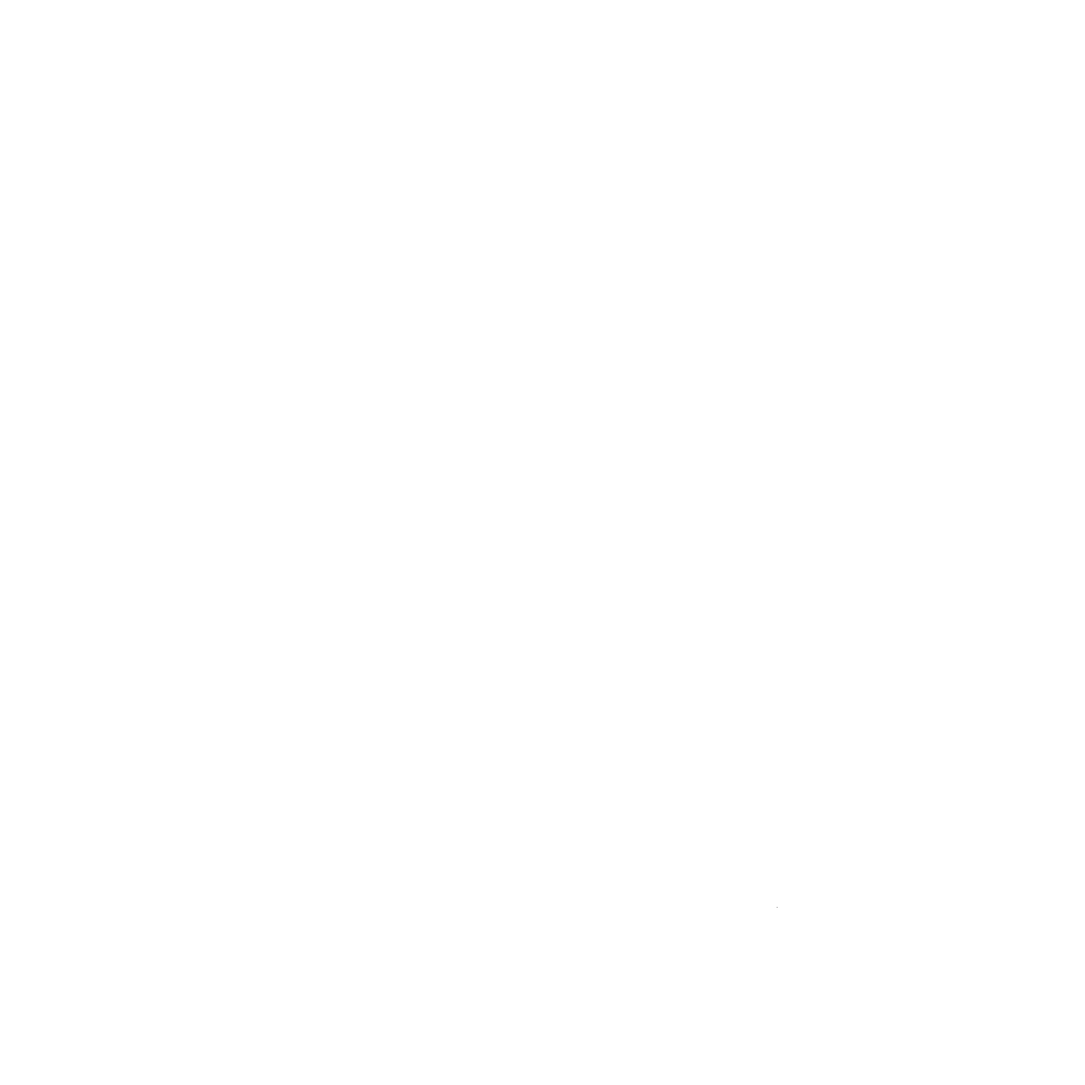
Frame 1 (no input)
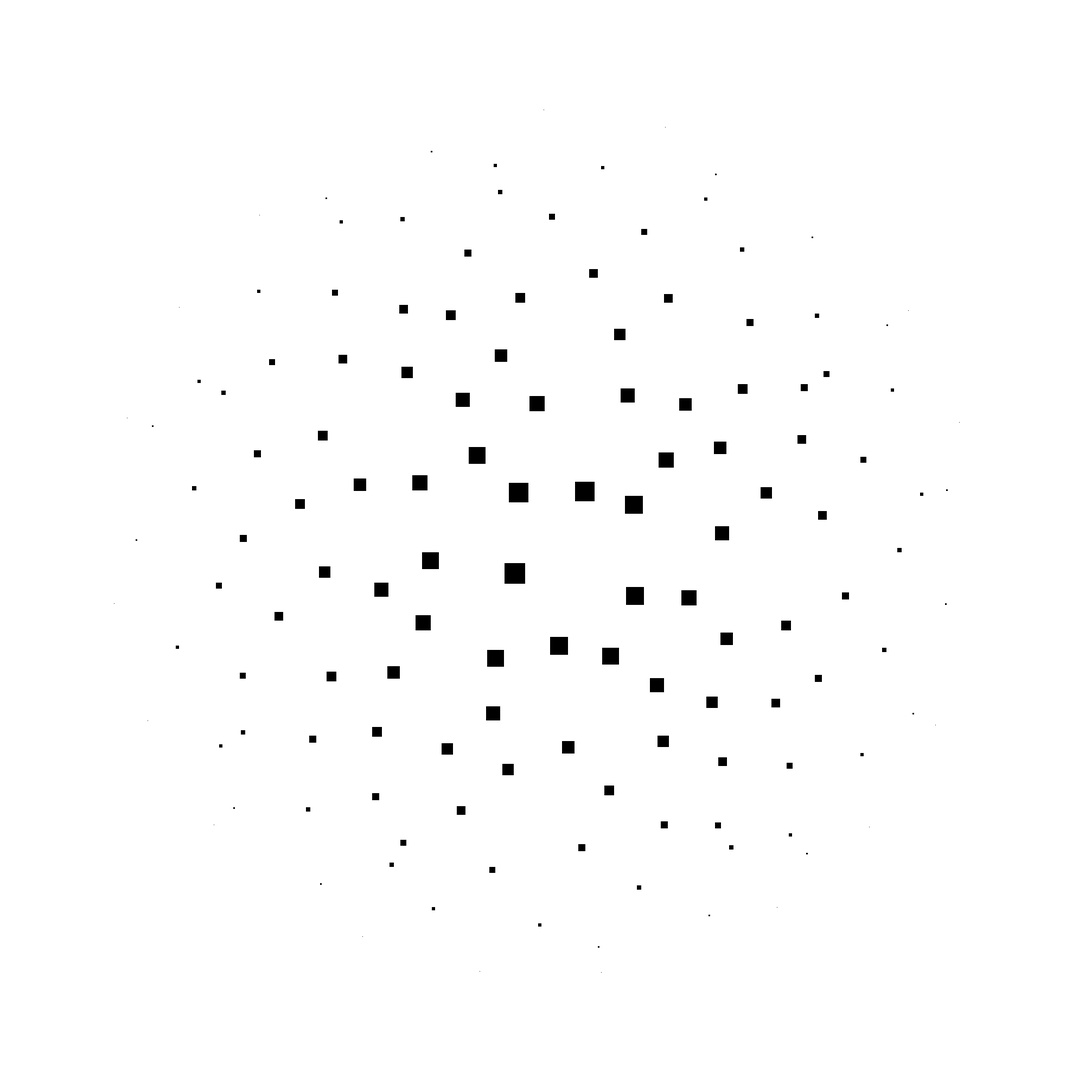
Frame 60 (the mouse pressed at the canvas centre just before this capture)
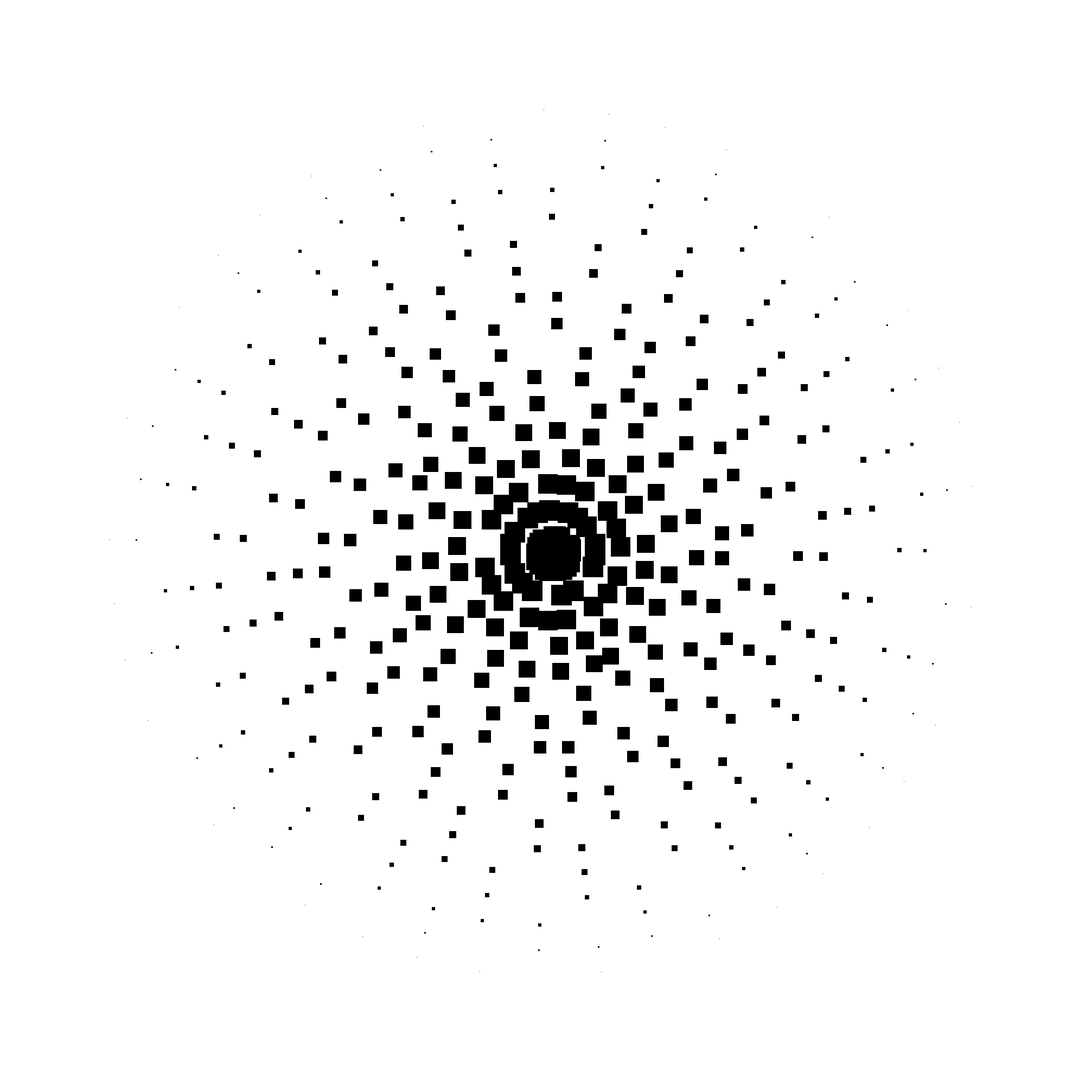
Frame 120 (the mouse held since frame 60 and released just before this capture)

The Processing sketch that drew these frames (run headless with seeded random() and noise(); from frame 60 on, the mouse is pressed at the canvas centre):

// Processing sketch: spiralled_squares
// ── spiralled_squares.pde
int default_radius = 400;
int current_iteration = 1;

void setup() {
  size(2000, 2000);
  background(255);
  //frameRate(3);
}

void draw() {
  //pushMatrix();
  //translate(width/2, height/2);
  //rect(-25, -25, 50, 50);
  //popMatrix();

  // set (0,0) to middle of canvas
  translate(width/2, height/2);
  
  int radius = default_radius;
  int current_square = 1;
  
  for (int i = 0; i < 180; i += 10) {
    //print(
    //  "i=" + i
    //  + ", " +
    //  "sin(i)=" + sin(i)
    //  + ", " +
    //  "cos(i)=" + cos(i)
    //  + "\n"
    //);
    
    //x = r × cos( θ )
    //y = r × sin( θ )
         
    int x = int(radius * cos(i + current_iteration));
    int y = int(radius * sin(i + current_iteration));
    pushMatrix();
    translate(x, y);
    //int square_size = int(random(80)) + 20;
    int square_size = int(i / 2);
    rect(x, y, square_size/2, square_size/2);
    fill(0);
    popMatrix();

    if (current_square % current_iteration == 0) {
      //String[] progression_info = new String[3];
      //progression_info[0] = "current_iteration="+str(current_iteration);
      //progression_info[1] = "current_square="+str(current_square);
      //progression_info[2] = "mod_result==0";
      //println(join(progression_info, ","));
      break;
    }

    current_square++;
    radius -= 24;
  }
       
  current_iteration++;
  
  if (current_iteration % 45 == 0) {
    clear();
    background(255);
    current_iteration = 1;
  }
}

//void draw() {
//  clear();
//  background(255);
    
  
//}
